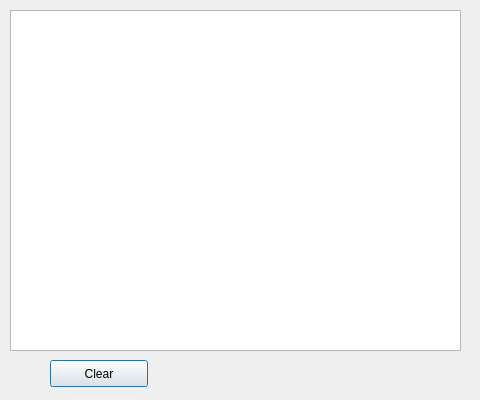
<?xml version="1.0" encoding="UTF-8"?>
<ui version="4.0">
 <class>runLog</class>
 <widget class="QDialog" name="runLog">
  <property name="geometry">
   <rect>
    <x>0</x>
    <y>0</y>
    <width>480</width>
    <height>400</height>
   </rect>
  </property>
  <property name="sizePolicy">
   <sizepolicy hsizetype="Preferred" vsizetype="Preferred">
    <horstretch>0</horstretch>
    <verstretch>0</verstretch>
   </sizepolicy>
  </property>
  <property name="windowTitle">
   <string>Dialog</string>
  </property>
  <widget class="QPushButton" name="clearButton">
   <property name="geometry">
    <rect>
     <x>50</x>
     <y>360</y>
     <width>98</width>
     <height>27</height>
    </rect>
   </property>
   <property name="text">
    <string>Clear</string>
   </property>
  </widget>
  <widget class="QTextEdit" name="Log">
   <property name="enabled">
    <bool>true</bool>
   </property>
   <property name="geometry">
    <rect>
     <x>10</x>
     <y>10</y>
     <width>451</width>
     <height>341</height>
    </rect>
   </property>
   <property name="font">
    <font>
     <family>Ubuntu Mono</family>
     <kerning>false</kerning>
    </font>
   </property>
   <property name="textInteractionFlags">
    <set>Qt::TextSelectableByKeyboard|Qt::TextSelectableByMouse</set>
   </property>
  </widget>
 </widget>
 <resources/>
 <connections/>
</ui>
